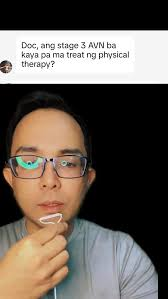
#> input picture computer_vision/yt_tutorial_scikit-image/images/angry-doc.jpg, 168 x 299 px, found by its file name
$ python edge_detector.py
#> lines starting #> are read from the running program, lines starting #| are printed output that depends on the picture; after the words box and inside, x2 and y2 are one past the last pixel; in counts of white or black regions, pixels touching at a corner belong together
# EDGE DETECTOR

from skimage import io

from matplotlib import pyplot as plt

img = io.imread("C:/Users/James/OneDrive/Documents/Code/tutorials/python/scikit-image/images/angry-doc.jpg", as_gray = True)
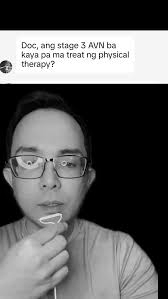
#> img: shape (299, 168) float64; min 0, max 1, mean 0.381

from skimage.feature import canny

edge_canny = canny(img, sigma=1)    # Sigma controls how much the image is blurred before edge detection.
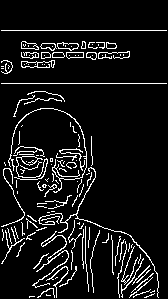
#> edge_canny: shape (299, 168) bool; 8.5% white in thin lines or dots, all inside (x1, y1, x2, y2) = (1, 30, 167, 298)
# plt.imshow(edge_canny)

# Deconvolution - requires original image and a point spread function and it calculates the deconvolution, it just sharpen
#                  the image
#               - is the process of undoing blur in an image.

from skimage import restoration
import numpy as np

# Point Spread Function (PSF) - describes how a single point of light gets blurred by an imaging system.
#                             - PSF models the blur that deconvolution tries to undo.
psf = np.ones((3,3)) / 9    # Normalizing the 3x3 matrix with 9 1's so the image energy remains the same
#                           1/9  1/9  1/9
#                           1/9  1/9  1/9
#                           1/9  1/9  1/9


# Deconvolution removes blur, Wiener deconvolution removes blur while controlling noise.
deconvolved, _ = restoration.unsupervised_wiener(img, psf)
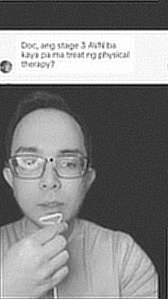
#> deconvolved: shape (299, 168) float64; min -0.277, max 1, mean 0.379; drawn with min black and max white


plt.imsave("C:/Users/James/OneDrive/Documents/Code/tutorials/python/scikit-image/images/deconvolved.jpg", deconvolved, cmap='gray')

$ run again, with computer_vision/yt_tutorial_scikit-image/images/img4_objects.jpg copied over computer_vision/yt_tutorial_scikit-image/images/angry-doc.jpg
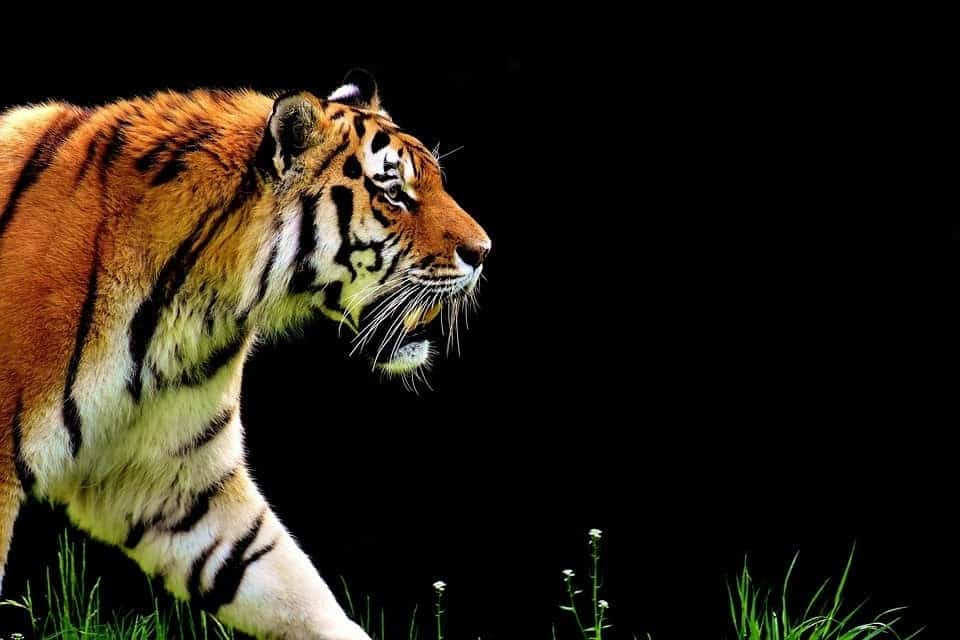
#> input picture computer_vision/yt_tutorial_scikit-image/images/img4_objects.jpg, 960 x 640 px, found by its file name
#> `edge_canny = canny(img, sigma=1)`:
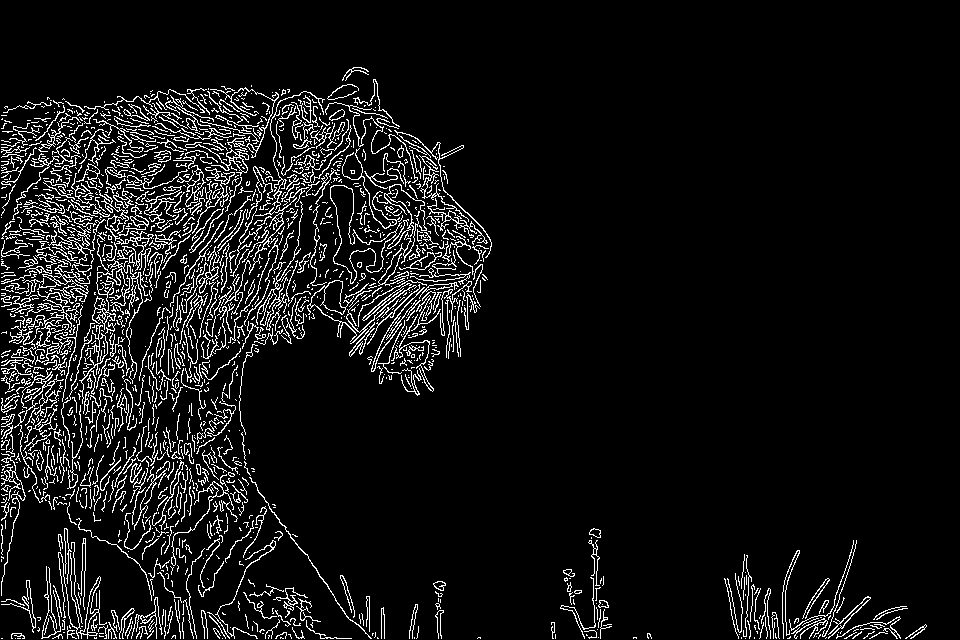
#> edge_canny: shape (640, 960) bool; 7.6% white in thin lines or dots, all inside (x1, y1, x2, y2) = (1, 67, 927, 639)
#> `deconvolved, _ = restoration.unsupervised_wiener(img, psf)`:
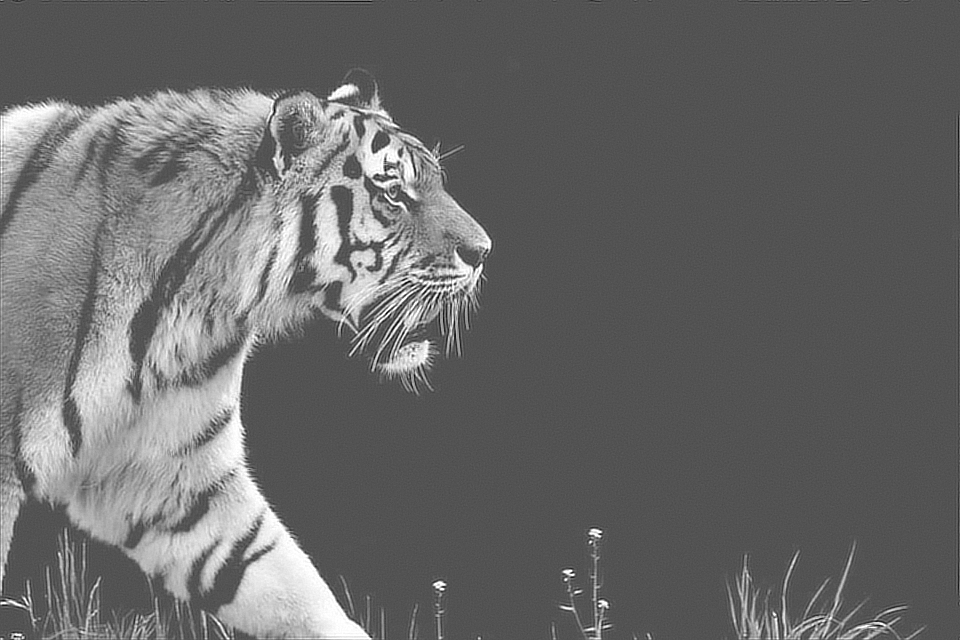
#> deconvolved: shape (640, 960) float64; min -0.482, max 1, mean 0.129; drawn with min black and max white
